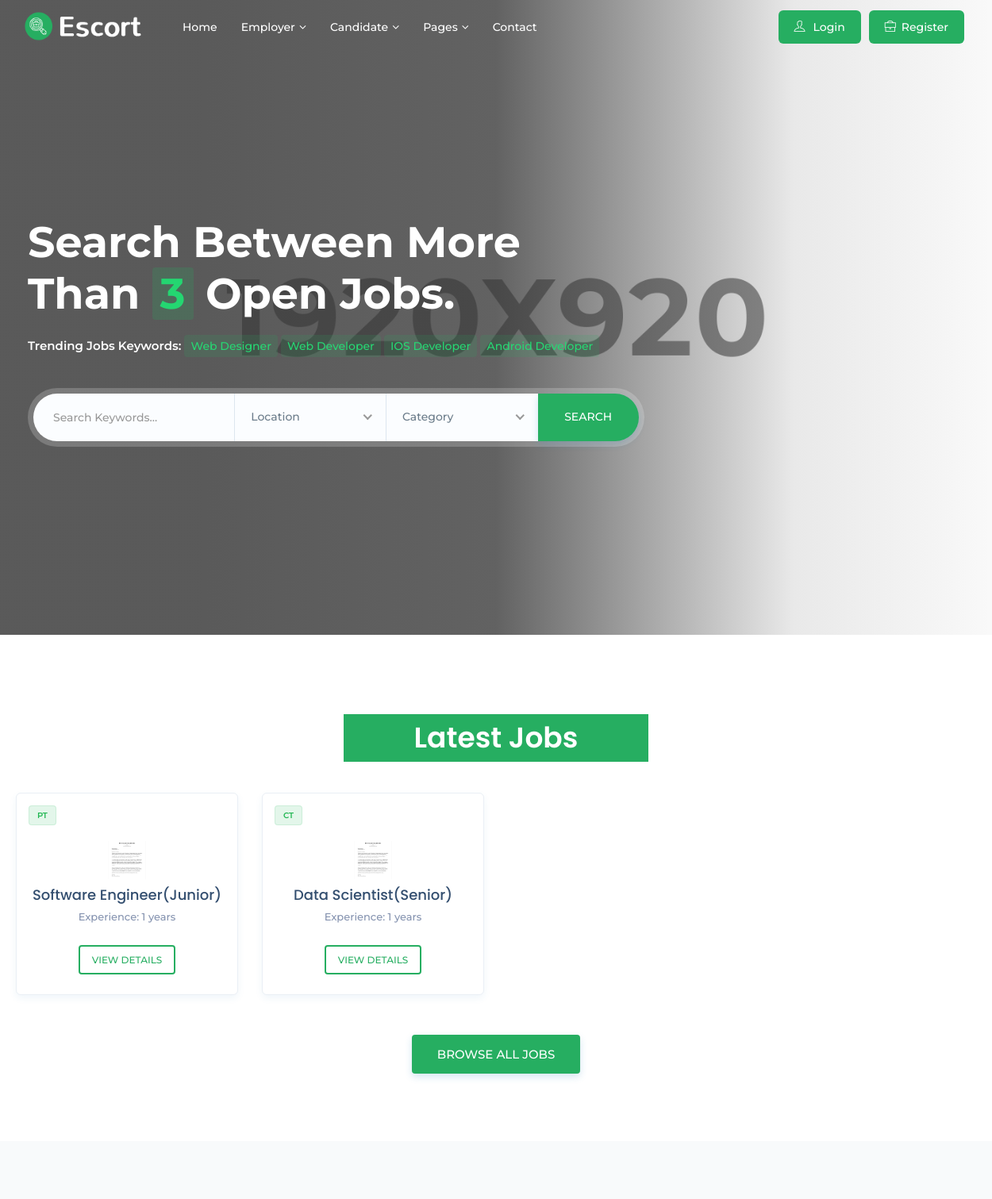
Before: /cvrecommender/ (upper part) with the older database file.
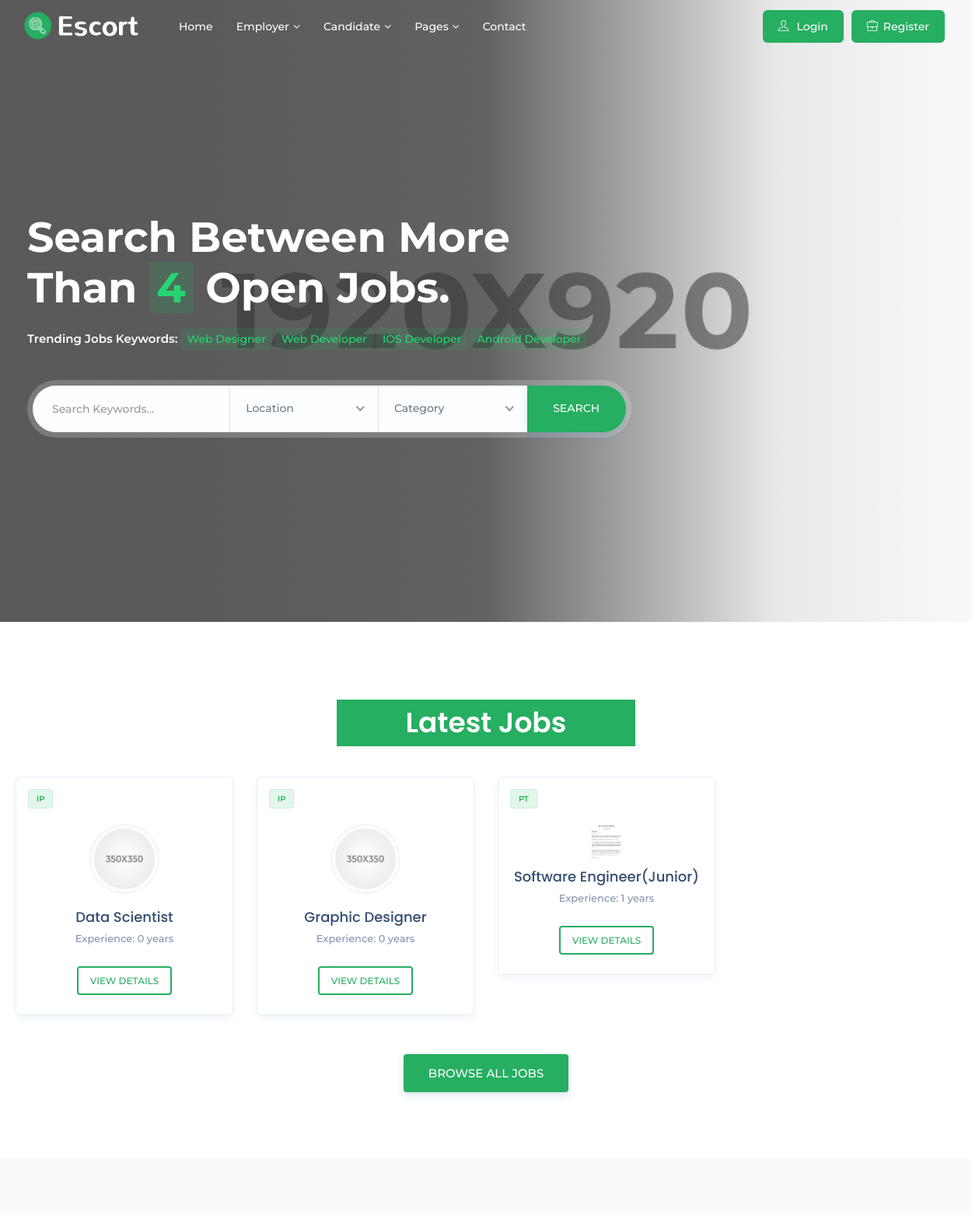
After: the same page with the newer database file.
### cvrecommender/models.py (models this page shows, shortened)
class Job(models.Model):
    title = models.CharField(max_length=200)
    slug = models.SlugField(max_length=200, blank=True,
                            help_text='You may keep it blank')
    company_name = models.CharField(max_length=200)
    starting_date = models.DateField(blank=True, null=True)
    deadline = models.DateField(blank=True, null=True)
    salary = models.PositiveIntegerField()
    vacancy = models.PositiveSmallIntegerField(
        validators=[MinValueValidator(1), MaxValueValidator(50)])
    job_category = models.CharField(max_length=50, choices=JOB_CATEGORY)
    job_type = models.CharField(max_length=20, choices=JOB_TYPE)
    email = models.EmailField(max_length=254,)
    phone = models.CharField(max_length=11, blank=True, null=True)
    company_website = models.URLField()
    logo = models.ImageField(null=True, blank=True)
    address = models.TextField(max_length=200)
    division = models.CharField(max_length=15, choices=CITY)
    description = models.TextField()
    responsibility = models.TextField()
    min_education = models.CharField(max_length=20, choices=EDU)
    cgpa = models.DecimalField(max_digits=3, decimal_places=2)
    experience = models.PositiveSmallIntegerField(
        validators=[MinValueValidator(0), MaxValueValidator(15)])
    skill_req = models.TextField(help_text='Input skills with comma')
    skill_bonus = models.CharField(
        max_length=255, blank=True, null=True, help_text='Input skills with comma')
    status = models.CharField(max_length=20, choices=STATUS)
    publish = models.DateField(auto_now_add=True)
    last_modified = models.DateField(auto_now=True)
    recruiter = models.ForeignKey('account.Recruiter',
                                  on_delete=models.CASCADE,
                                  related_name='jobs')
    applicant = models.ManyToManyField('account.Applicant',
                                       related_name='jobs', blank=True)
    objects = models.Manager()         # default manager
    published = PublishedManager()    # custom manager for all published job post
    def get_absolute_url(self):
        return reverse('jobDetail', args=[self.slug])

### cvrecommender/views.py (the view)
# urls.py: 2. Add a URL to urlpatterns:  path('', views.home, name='home')
def home(request):
    job_number = Job.objects.all().count()
    latest_jobs = Job.published.all().order_by('-publish')[:8]
    context = {'job_number': job_number, 'latest_jobs': latest_jobs}
    return render(request, 'index.html', context)

### cvrecommender/models.py (called while the page is built)
    def get_queryset(self):
        return super(PublishedManager, self).get_queryset()\
                                            .filter(status='publish')

### cvrecommender/templates/index.html (shortened to what the changed rows need)
{% load static %}
<!DOCTYPE html>
<html class="" lang="zxx">
<head>
<link href="{% static 'assets/plugins/bootstrap/css/bootstrap.min.css' %}" rel="stylesheet">
<link href="{% static 'assets/plugins/bootstrap/css/bootstrap-select.min.css' %}" rel="stylesheet">
<link href="{% static 'assets/plugins/icons/css/icons.css' %}" rel="stylesheet">
<link href="{% static 'assets/plugins/animate/animate.css' %}" rel="stylesheet">
<link href="{% static 'assets/plugins/bootstrap/css/bootsnav.css' %}" rel="stylesheet">
<link href="{% static 'assets/plugins/nice-select/css/nice-select.css' %}" rel="stylesheet">
<link href="{% static 'assets/plugins/aos-master/aos.css' %}" rel="stylesheet">
<link href="{% static 'assets/css/style.css' %}" rel="stylesheet">
<link href="{% static 'assets/css/responsive.css' %}" rel="stylesheet">
</head>
<body class="utf_skin_area">
<div class="utf_main_banner_area" style="background-image:url(assets/img/slider_bg.jpg);" data-overlay="8">
  <div class="container">
    <div class="col-md-8 col-sm-10">
      <div class="caption cl-white home_two_slid">
        <h2>Search Between More Than <span class="theme-cl">{{ job_number }}</span> Open Jobs.</h2>
      </div>
    </div>
  </div>
</div>
<section class="padd-top-80 padd-bot-80">
  <div class="container">
    <div class="row mrg-bot-30">
      <div class="col-sm-4">
        <h2 class="padd-10 theme-bg text-center">Latest Jobs</h2>
      </div>
    </div>
    <div class="row">
      {% for job in latest_jobs %}
        <div class="col-md-3 col-sm-6">
          <div class="utf_grid_job_widget_area"> <span class="job-type full-type">{{ job.job_type }}</span>
            <div class="u-content">
              {% if job.logo %}
                  <img src="{{ job.logo.url }}" class="avatar-lg"alt="Company Logo">
                {% else %}
                <div class="avatar box-80"><img class="img-responsive" src="{% static 'assets/img/company_logo_1.png' %}" alt="Company Logo"></div>
              {% endif %}
              <h5><a href="employer-detail.html">{{ job.title }}</a></h5>
              <p class="text-muted">Experience: {{ job.experience }} years</p>
            </div>
            <div class="utf_apply_job_btn_item">
              <a href="{{ job.get_absolute_url }}" class="btn job-browse-btn btn-radius br-light">View Details</a>
            </div>
          </div>
        </div>
      {% endfor %}
    </div>
  </div>
</section>
</body>
</html>

Changed rows visible on the page:
no longer on this page (row edited): Job: job_type "CT", logo (picture), title "Data Scientist(Senior)", experience "1"
added Job: job_type "IP", title "Data Scientist", experience "0"
now on this page (row edited): Job: job_type "IP", title "Graphic Designer", experience "0"
Other visible differences:
{{ job_number }}: "3" → "4"
